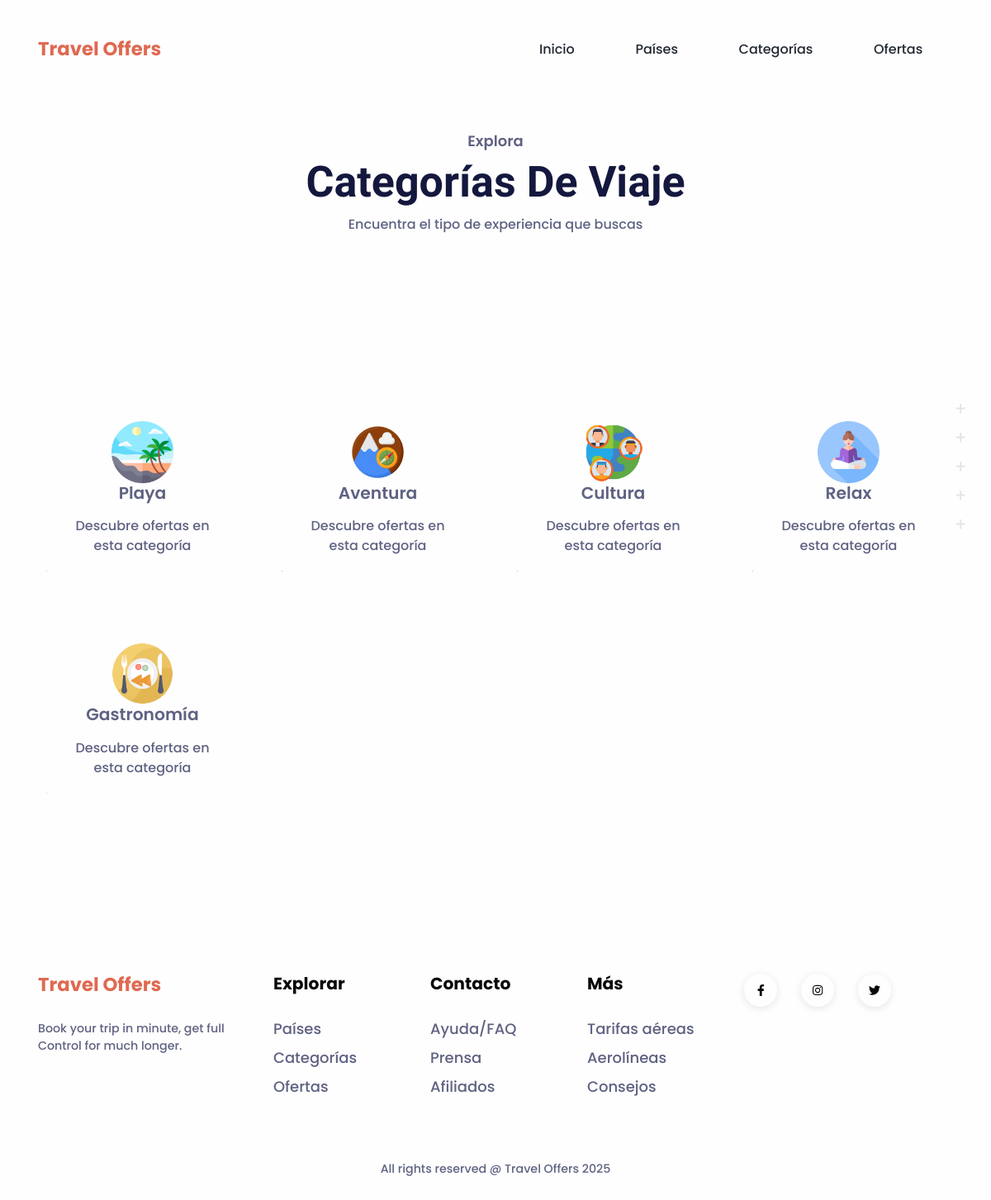
Page /categorias/ on the committed database.
### appTravel/models.py (models this page shows, shortened)
class Categoria(models.Model):
    nombre = models.CharField(max_length=100)
    descripcion = models.TextField(blank=True, null=True)
    icono = models.ImageField(upload_to='iconos_categorias/', blank=True, null=True)

### appTravel/views.py (the view)
# urls.py: path('categorias/', CategoriaListView.as_view(), name='lista_categorias'),
class CategoriaListView(ListView):
    model = Categoria
    template_name = 'appTravel/lista_categorias.html'
    context_object_name = 'categorias'

### appTravel/templates/appTravel/lista_categorias.html (shortened to what this page needs)
{% extends 'appTravel/base.html' %}
{% load static %}
{% block contenido %}
<section style="padding-top: 7rem;">
    <div class="container">
        <div class="row">
            <div class="col-12 text-center py-6">
                <h5 class="text-secondary">Explora</h5>
                <h1 class="fs-xl-10 fs-lg-8 fs-7 fw-bold font-cursive text-capitalize">Categorías de Viaje</h1>
                <p class="mb-4 fw-medium">Encuentra el tipo de experiencia que buscas</p>
            </div>
        </div>
    </div>
</section>
<section class="pt-5 pb-8" id="categorias">
    <div class="container">
        <div class="position-absolute z-index--1 end-0 d-none d-lg-block">
        </div>
        <div class="row">
            {% for c in categorias %}
            <div class="col-lg-3 col-md-4 col-sm-6 mb-6">
                <div class="card service-card shadow-hover rounded-3 text-center align-items-center h-100">
                    <div class="card-body p-xxl-5 p-4">
                        {% if c.icono %}
                          <img src="{{ c.icono.url }}" width="75" height="75" alt="{{ c.nombre }}" style="object-fit:cover;"/>
                        {% else %}
                          <img src="{% static 'appTravel/img/category/icon-placeholder.png' %}" width="75" height="75" alt="{{ c.nombre }}" />
                        {% endif %}
                        <h4 class="mb-3">
                            <a class="link-900 text-decoration-none stretched-link" href="/categorias/{{ c.id }}/">{{ c.nombre }}</a>
                        </h4>
                        <p class="mb-0 fw-medium">Descubre ofertas en esta categoría</p>
                    </div>
                </div>
            </div>
            {% empty %}
            <div class="col-12 text-center">
                <div class="card shadow-sm p-5">
                    <h4 class="text-secondary">No hay categorías disponibles en este momento.</h4>
                </div>
            </div>
            {% endfor %}
        </div>
    </div>
</section>
{% endblock %}

### rows in the picture
Categoria: icono (picture), nombre "Playa"
Categoria: icono (picture), nombre "Aventura"
Categoria: icono (picture), nombre "Cultura"
Categoria: icono (picture), nombre "Relax"
Categoria: icono (picture), nombre "Gastronomía"
